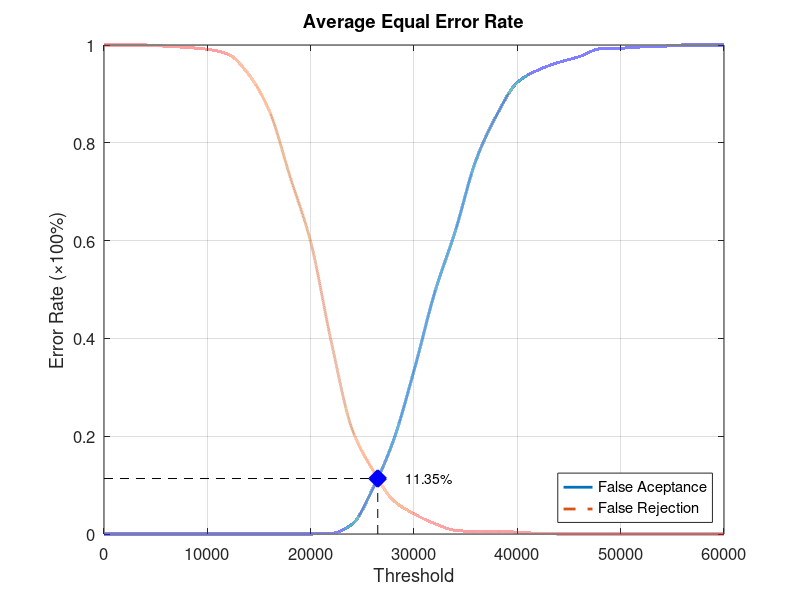
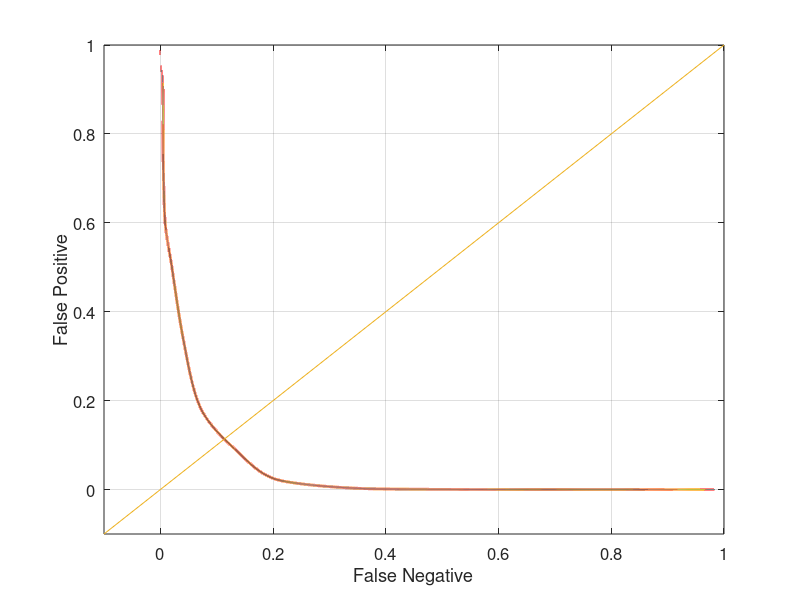

Write MATLAB code to recreate these figures, in order.
function yEER = Experiment1Average
close all;
clear;
clc;
x = 0:2000:60000;
xq = 0:0.5:60000;

y0 = [0 0 0 0 0 0 0 0 0 0 0 0.00131579 0.0197368 0.0921053 0.190789 0.334211 0.493421 0.619737 0.764474 0.856579 0.923684 0.948684 0.964474 0.976316 0.992105 0.993421 0.996053 0.997368 1 1 1];
yy0 = interp1(x, y0, xq, 'pchip');
y1 = [1 1 1 0.9975 0.995 0.99125 0.98125 0.94 0.865 0.73125 0.5975 0.3925 0.215 0.13125 0.06875 0.04125 0.02125 0.0075 0.005 0.005 0.00375 0.00125 0 0 0 0 0 0 0 0 0];
yy1 = interp1(x, y1, xq, 'pchip');

% Calculating EER: 
y2 = abs(y0 - y1);
find(y2 == min(y2))
yy2 = abs(yy0 - yy1);
xEER = find(yy2 == min(yy2));
xEERIndex = xq(xEER) % X-axis EER
yEER = yy0(xEER) % Y-axis EER

main = figure
plot(xq, yy0,'-','LineWidth', 2);	hold on
plot(xq, yy1,'--','LineWidth', 2);	hold on
plot([xEERIndex xEERIndex], [0 yEER], 'k--');	hold on
plot([0 xEERIndex], [yEER yEER], 'k--');	hold on
plot(xEERIndex, yEER, 'bx', 'LineWidth', 10);	hold on
text(xEERIndex + 10 * xEERIndex / 100, yEER, [num2str(round((10000 * yEER)) / 100) '%'])
legend('False Aceptance', 'False Rejection', 'Location', 'SouthEast')
xlabel('Threshold')
ylabel('Error Rate (\times100%)')
title('Average Equal Error Rate')
set(gca, 'FontSize', 12)
axis([0 60000 0 1])
grid on

print(main, 'Experiment1AverageMain', '-dpng');
FNRxFPR = figure('Color', [1 1 1]);
plot(yy1, yy0, '-', yy1, yy0, 'LineWidth', 2);
hold on
y = -0.1:0.1:1
plot(y, y); 
set(gca, 'FontSize', 12)
xlabel('False Negative')
ylabel('False Positive')
axis([-0.1 1 -0.1 1])
set(gca, 'FontSize', 12)
grid on

print(FNRxFPR, 'Experiment1AverageFNRxFPR','-dpng');
end
